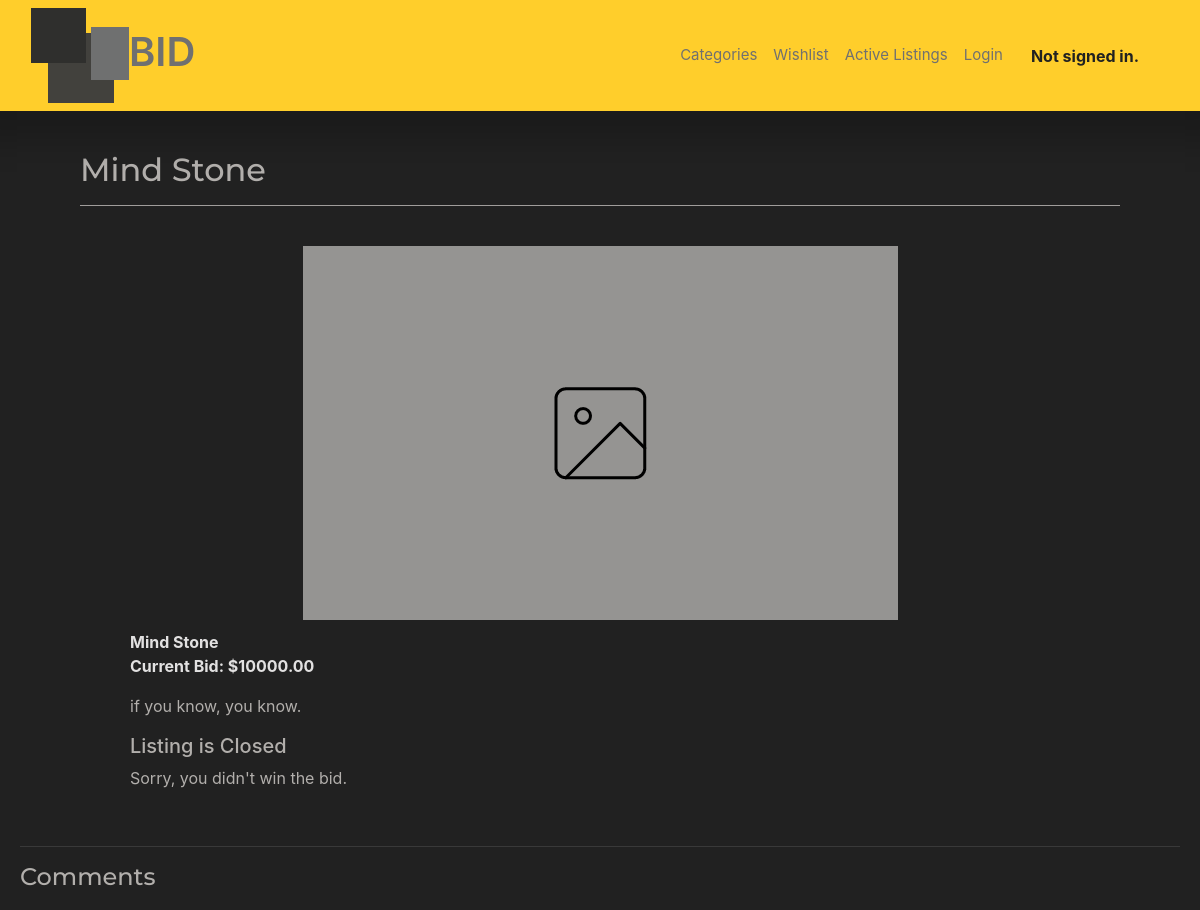
/5, run on an earlier commit of the app's database.
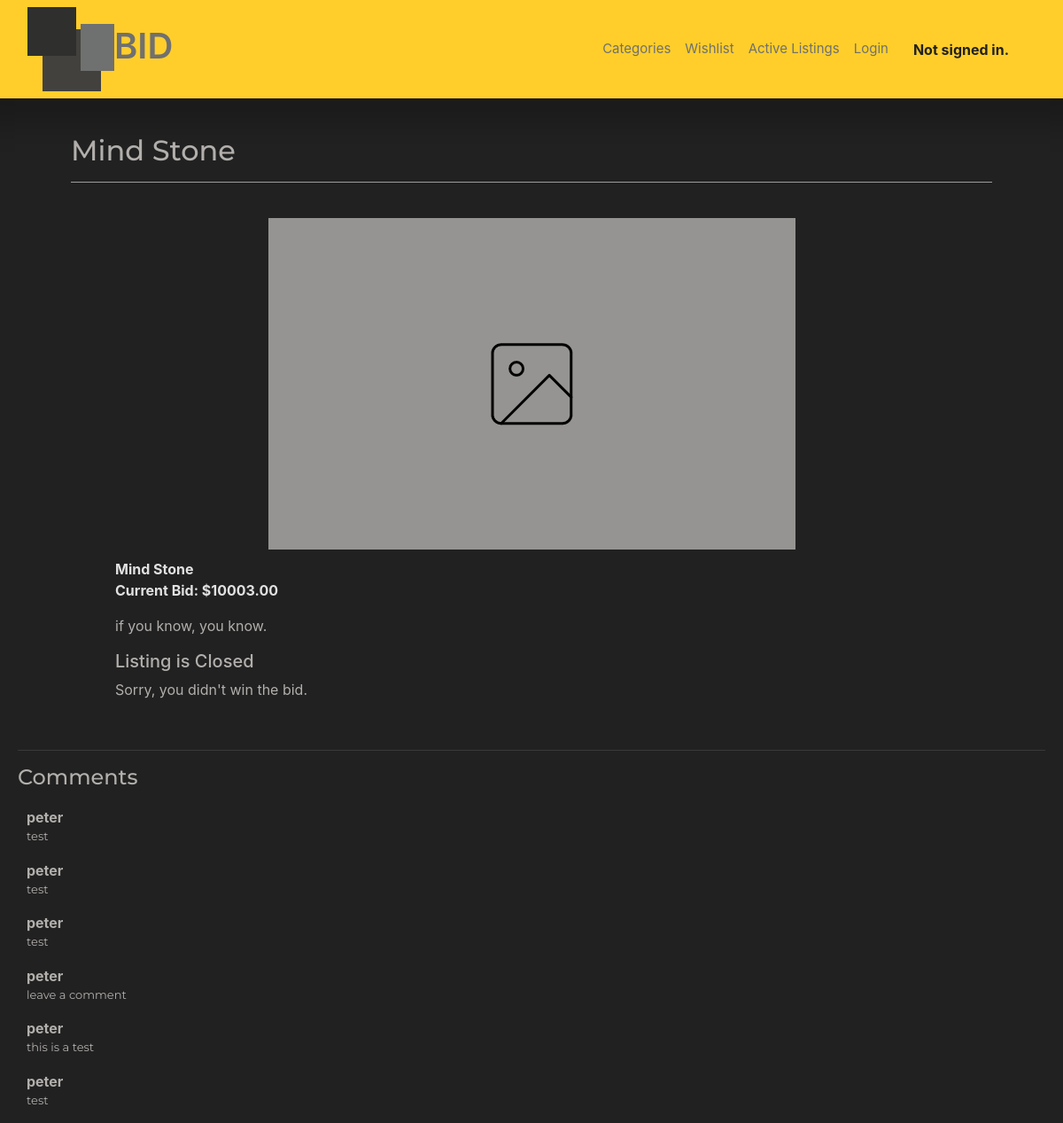
And on a later commit of the database.
### auctions/models.py (models this page shows, shortened)
class auctionListings(models.Model):
    options = (
        ('Books', 'Books'),
        ('Business & Industrial', 'Business & Industrial'),
        ('Clothing, Shoes & Accessories', 'Clothing, Shoes & Accessories'),
        ('Collectibles', 'Collectibles'),
        ('Consumer Electronics', 'Consumer Electronics'),
        ('Crafts', 'Crafts'),
        ('Dolls & Bears', 'Dolls & Bears'),
        ('Home & Garden', 'Home & Garden'),
        ('Motors', 'Motors'),
        ('Pet Supplies', 'Pet Supplies'),
        ('Sporting Goods', 'Sporting Goods'),
        ('Sports Mem, Cards & Fan Shop', 'Sports Mem, Cards & Fan Shop'),
        ('Toys & Hobbies', 'Toys & Hobbies'),
        ('Antiques', 'Antiques'),
        ('Computers/Tablets & Networking','Computers/Tablets & Networking'),
        ('Other','Other')
    )
    title = models.CharField( null=True, max_length=80)
    description = models.TextField(null=True, max_length=4000)
    startingPrice = models.FloatField(null=True,)
    imgUrl = models.URLField(max_length=200, null=True, blank=True)
    category = models.CharField(max_length=200, null=True, choices=options)
    user = models.ForeignKey(User, null=True, on_delete=models.CASCADE)
    topBid = models.FloatField(null=True, blank=True,)
    status = models.BooleanField(null=True, default=True)
    watchers = models.ManyToManyField(User, blank=True, related_name='watching')

class listingsComments(models.Model):
    user = models.ForeignKey(User, on_delete=models.CASCADE)
    comments = models.CharField(max_length=80)
    listing_id = models.ForeignKey(auctionListings, on_delete=models.CASCADE, null=True, related_name='get_comments')

class User(AbstractUser):
    pass
    def __str__(self):
        return f"{self.username}"

### auctions/views.py (the view)
# urls.py: path("<int:listing_id>", views.listing_page, name='listing_page'),
def listing_page(request, listing_id):
    listing = auctionListings.objects.get(pk=listing_id)
    loggedIn = False
    message = None
    if request.user.is_authenticated:
        loggedIn = True
        if request.user in listing.watchers.all():
            wishlisted = True
        else:
            wishlisted = False
        if request.method == "POST":
            bidForm = BidForm(request.POST)
            commentForm = CommentForm(request.POST)
            if bidForm and bidForm.is_valid():
                bid = float(request.POST['bids'])
                if bid >= listing.startingPrice and listing.topBid is None or bid > listing.topBid:
                    bid = bidForm.save(commit=False)
                    bid.user = request.user
                    bid.listing_id = listing
                    bid.save()
                    listing.topBid = bid.bids
                    listing.save()
                    message = 'Your bid has been placed!'
                else:
                    message = 'Bid is too low.'
            elif commentForm.is_valid():
                comment = commentForm.save(commit=False)
                comment.user = request.user
                comment.listing_id = listing
                comment.save()
                message = 'Comment posted!'
            return render(request, "auctions/listing_page.html",{
            'listing': listing,
            'bid_option': BidForm(),
            'comments': listing.get_comments.all(),
            'leave_comment': CommentForm(),
            'loggedIn': loggedIn,
            'message': message,
            'wishlisted': wishlisted
            })
        return render(request, "auctions/listing_page.html",{
        'listing': listing,
        'bid_option': BidForm(),
        'comments': listing.get_comments.all(),
        'leave_comment': CommentForm(),
        'loggedIn': loggedIn,
        'wishlisted': wishlisted
        })
    else:
        return render(request, "auctions/listing_page.html",{
        'listing': listing,
        'comments': listing.get_comments.all(),
        'loggedIn': loggedIn,
        })

### auctions/templates/auctions/listing_page.html (shortened to what this page needs)
{% extends "auctions/layout.html" %}
{% block body %}
    <div class='title'>
        <h2>{{listing.title}}</h2>
        <hr>
    </div>
    <div class='listing-container'>
        {%if listing.imgUrl is None %}
            <div class='listing-page-img'>
                <img  src='static/auctions/assets/img-placeholder.png' alt='Listed Item'>
            </div>
        {% else %}
            <div class='listing-page-img'>
                <img  src='{{listing.imgUrl}}' alt='Listed Item'>
            </div>
        {% endif %}
        <div class='listing-page-details'>
            <div class='listing-page-title'><strong>{{listing.title}}</strong></div>
            {%if listing.topBid is None %}
                <div class='listing-page-price'>
                    <strong><p>Current Bid: ${{listing.startingPrice|floatformat:2}}</p></strong>
                </div>
            {% else %}
                <div class='listing-page-price'>
                    <strong><p>Current Bid: ${{listing.topBid|floatformat:2}}</p></strong>
                </div>
            {% endif %}
            <div class='listing-page-description'>
                <p>{{ listing.description}}<p>
            </div>
            {% if listing.status == True %}
                <div class='action-items'>
                    {%if bid_option %}
                        <form class=' form-group bid-form' action={% url 'listing_page' listing.id %} method="post">
                            {% csrf_token %}
                            {{bid_option}}
                            <button class='btn bid-btn' type='submit'>Bid</button>
                        </form>
                        <div class='vl'></div>
                        {%if wishlisted %}
                            <form action={% url 'update_wishlist' listing.id %} method='post'>
                                {% csrf_token %}
                                <input name='wishlistForm' class='btn wishlist-btn' type='submit' value='Remove from Wishlist'></input>
                            </form>
                        {% else %}
                            <form  action={% url 'update_wishlist' listing.id %} method='post'>
                                {% csrf_token %}
                                <input name='wishlistForm' class='btn wishlist-btn' type='submit' value='Add to Wishlist'></input>
                            </form>
                        {% endif %}
                    {%endif%}
                    {%if request.user == listing.user %}
                    <form action={% url 'listing_status' listing.id %} class='active-status-container' method='post'>
                        {% csrf_token %}
                        <input class='btn active-status' type='submit' value='Close Listing'></input>
                    </form>
                    {% endif %}
                </div>
            {%else%}
                <div class='closed-listing-container'>
                    <h5>Listing is Closed</h5>
                    {%if request.user == max_bid %}
                        <p>You are the highest bid, Congratulation! </p>
                    {%else%}
                        <p>Sorry, you didn't win the bid.</p>
                    {% endif %}
                </div>
            {% endif %}
        </div>
    </div>
    <div class='comments-title-container'>
        <hr class='listing-to-comment-break'>
        <h4>Comments</h4>
    </div>
    <div class='comments-container'>
        {%for comment in comments %}
            <div class='comment item'>
                <p class='users-name'><strong>{{comment.user}}</strong></p>
                <p class='users-comment'>{{comment.comments}}</p>
            </div>
        {% endfor %}
    </div>
{% endblock %}

### auctions/templates/auctions/layout.html (shortened to what this page needs)
{% load static %}
<!DOCTYPE html>
<html lang="en">
    <head>
        <link rel="stylesheet" href="https://stackpath.bootstrapcdn.com/bootstrap/4.4.1/css/bootstrap.min.css">
        <link href="{% static 'auctions/styles.css' %}" rel="stylesheet">
    </head>
    <body>
        <nav class="navbar navbar-expand-lg navbar-light bg-light">
            <div class="container-fluid">
                <div class='logo-container'>
                    <div class='logo-item'>
                        <a href="{% url 'index' %}">
                        <img src='static/auctions/assets/Bid-Logo.png' alt='Brand Logo'></img></a>
                    </div>
                    <div class='logo-item'>
                        <a href="{% url 'index' %}"><h1>BID</h1></a>
                    </div>
                </div>
                <div class="collapse navbar-collapse navbar-selects" id="navbarSupportedContent">
                    <ul class="navbar-nav me-auto mb-2 mb-lg-0">
                         <li class="nav-item">
                        <a class="nav-link" href="#">Categories</a>
                        </li>
                         <li class="nav-item">
                        <a class="nav-link" href="#">Wishlist</a>
                        </li>
                        <li class="nav-item">
                        <a class="nav-link" href="{% url 'index' %}">Active Listings</a>
                        </li>
                        {% if user.is_authenticated %}
                            <li class="nav-item">
                                <a class="nav-link" href="{% url 'create_listing' %}">Create Listing</a>
                            </li>
                            <li class="nav-item">
                                <a class="nav-link" href="{% url 'logout' %}">Log Out</a>
                            </li>
                        {% else %}
                            <li class="nav-item">
                                <a class="nav-link" href="{% url 'login' %}">Login</a>
                            </li>
                        {% endif %}
                        <li class='nav-item sign-in-message'>
                            {% if user.is_authenticated %}
                                Welcome, <strong>{{ user.username }}</strong>.
                            {% else %}
                                <strong>Not signed in.</strong>
                            {% endif %}
                        </li>
                    </ul>
                </div>
            </div>
        </nav>
        {% block body %}
        {% endblock %}
    </body>
</html>

### auctions/static/auctions/styles.css (style rules this page uses)
body { background: #212121; color: #B2AFAC; }
hr { background: #B2AFAC; }
.title { margin: 0 80px; font-family: 'Montserrat', sans-serif; }
.bg-light { background-color: #FFCE2B!important; }
.logo-item a h1 { font-weight: 600; }
.logo-container { display: flex; align-items: center; }
.logo-item a { color: #707070; text-decoration: none; }
.navbar { margin-bottom: 40px; box-shadow: 0 0 30px 30px rgba(0,0,0,.2); }
.navbar-brand h1, .nav-link { color: #707070; }
.navbar-selects { display: flex; justify-content: flex-end; margin-right: 50px; }
.nav-link { color: #707070!important; font-size: 15px; }
.sign-in-message { color: #212121; position: relative; top: 8px; left: 20px; }
.listing-container { display: flex; flex-direction: column; margin: 40px 100px; }
.listing-page-title, .listing-page-price { color: rgb(226, 225, 225); }
.listing-page-img { align-self: center; width: 595px; }
.listing-page-img img { max-width: 595px; max-height: auto; }
.listing-page-details { margin: 10px 0 0 30px; }
.comments-container { margin: 0 30px; }
.comments-title-container { margin: 0 20px; font-family: 'Montserrat', sans-serif; padding-bottom: 10px; }
.listing-to-comment-break { background:#3f3f3f; }
.users-name { margin-bottom: 0; }
.users-comment { font-family: 'Montserrat', sans-serif; font-size: 13px; }

What changed in the data, as far as the page shows it:
changed auctionListings "Mind Stone": topBid (not shown) → "10003.00"; startingPrice "10000.00" → (not shown)
added listingsComments: user "peter", comments "test"
added listingsComments: user "peter", comments "test"
added listingsComments: user "peter", comments "test"
added listingsComments: user "peter", comments "leave a comment"
added listingsComments: user "peter", comments "this is a test"
added listingsComments: user "peter", comments "test"
